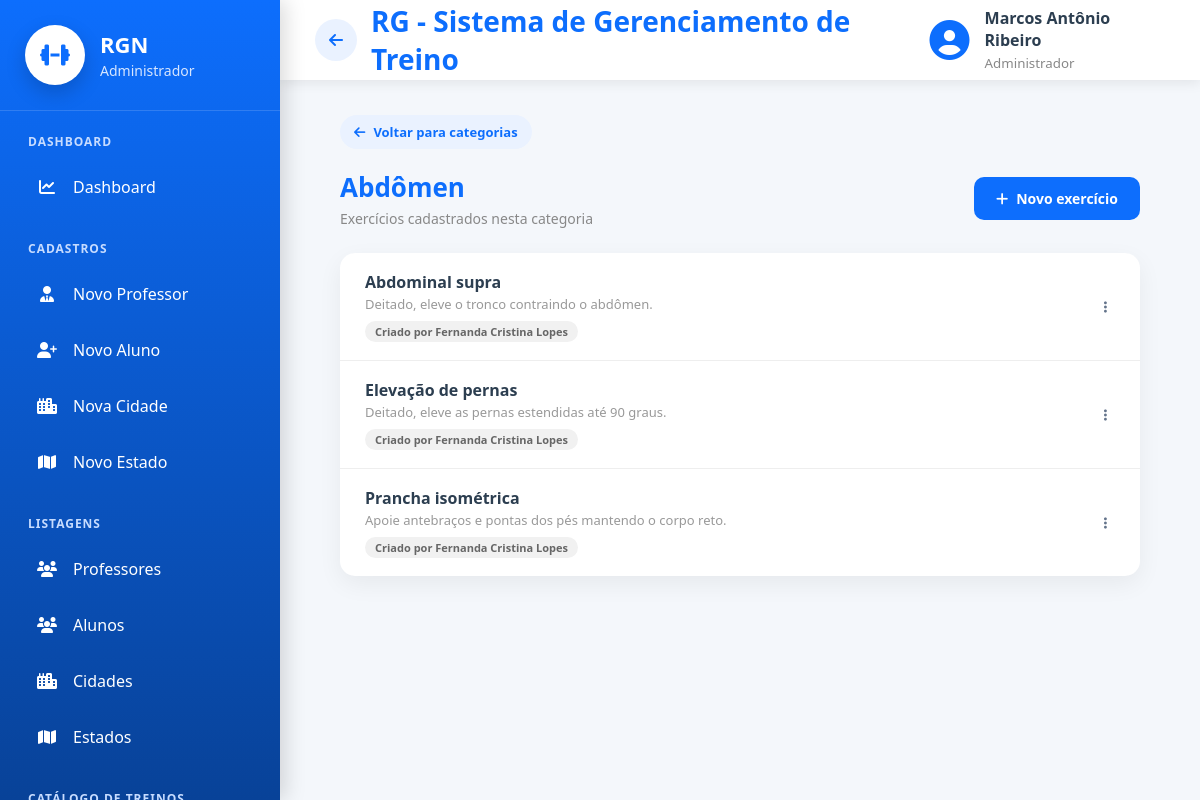
Page /exercicios/listar/exercicio/categoria/10/ (signed in) on the committed database.
### cadastros/models.py (models this page shows, shortened)
class Auditoria(models.Model):
    cadastrado_em = models.DateTimeField(auto_now_add=True, verbose_name="Cadastrado em")
    atualizado_em = models.DateTimeField(auto_now=True, verbose_name="Atualizado em")
    class Meta:
        abstract = True

class Pessoa(Auditoria):
    TIPO_CHOICES = [
        ('ALUNO', 'Aluno'),
        ('PROFESSOR', 'Professor'),
        ('ADMINISTRADOR', 'Administrador')
    ]
    SEXO_CHOICES = [
        ('M', 'Masculino'),
        ('F', 'Feminino'),
        ('O', 'Outro'),
    ]
    NIVEL_CHOICES = [
        (1, 'Iniciante'),
        (2, 'Intermediário'),
        (3, 'Avançado'),
    ]
    tipo = models.CharField(max_length=20, choices=TIPO_CHOICES, verbose_name="Tipo de Pessoa")
    nome = models.CharField(max_length=50, verbose_name="Nome")
    data_nascimento = models.DateField(verbose_name="Data de nascimento",null=True,blank=True,validators=[validar_data_nascimento],)
    cpf = models.CharField(max_length=11, unique=True, verbose_name="CPF")
    telefone = models.CharField(max_length=15, verbose_name="Telefone")
    objetivo = models.TextField(verbose_name="Objetivo", null=True, blank=True)
    sexo = models.CharField(max_length=20, choices=SEXO_CHOICES, verbose_name="Sexo", null=True, blank=True)
    nivel = models.IntegerField(choices=NIVEL_CHOICES, verbose_name="Nível", null=True, blank=True)
    cidade = models.ForeignKey(Cidade, on_delete=models.PROTECT)
    professor = models.ForeignKey("self", on_delete=models.PROTECT, related_name="alunos", limit_choices_to={"tipo": "PROFESSOR"}, null=True, blank=True)
    usuario = models.OneToOneField("auth.User", on_delete=models.CASCADE, related_name="pessoa_usuario")
    precisa_trocar_senha = models.BooleanField(default=False, verbose_name="Precisa trocar a senha")

### exercicio/models.py (models this page shows, shortened)
class Categoria(Auditoria):
    nome = models.CharField(max_length=100, verbose_name="Categoria")

class Exercicio(Auditoria):
    nome = models.CharField(max_length=100, verbose_name="Nome do Exercicio")
    categoria = models.ForeignKey(Categoria, on_delete=models.PROTECT)
    descricao = models.CharField(max_length=150, verbose_name="Descrição")
    cadastrado_por = models.ForeignKey(Pessoa, on_delete=models.PROTECT)

### exercicio/views.py (the view)
# urls.py: path('listar/exercicio/categoria/<int:pk>/', ExercicioPorCategoriaList.as_view(), name="listar-exercicio-categoria"),
class ExercicioPorCategoriaList(LoginRequiredMixin, GroupRequiredMixin, ListView):
    model = Exercicio
    template_name = 'listar_exercicio_categoria.html'
    context_object_name = 'exercicios'
    group_required = ["Professor", "Administrador"]
    def get_queryset(self):
        self.categoria = get_object_or_404(Categoria, pk=self.kwargs['pk'])
        return exercicios_visiveis(self.request.user).filter(
            categoria=self.categoria
        ).select_related('cadastrado_por__usuario').order_by('nome')
    def get_context_data(self, **kwargs):
        context = super().get_context_data(**kwargs)
        context['categoria'] = self.categoria
        return context

### exercicio/views.py (called while the page is built, shortened)
def exercicios_visiveis(user):
    if user.is_superuser or user.groups.filter(name="Administrador").exists():
        return Exercicio.objects.all()

### exercicio/templates/listar_exercicio_categoria.html (shortened to what this page needs)
{% extends 'modelo.html' %}
{% load static %}
{% block css %}
<link rel="stylesheet" href="{% static 'css/paginas/modelo.css' %}">
<link rel="stylesheet" href="{% static 'css/exercicio/listar_categoria.css' %}">
{% endblock %}
{% block main %}
<div class="lista-page">
    {% if request.user.is_superuser %}
    <a href="{% url 'listar-categoria' %}" class="voltar-link">
        <i class="fas fa-arrow-left"></i>
        Voltar para categorias
    </a>
    {% endif %}
    <div class="lista-header">
        <div>
            <h2>{{ categoria.nome }}</h2>
            <p>Exercícios cadastrados nesta categoria</p>
        </div>
        <a href="{% url 'cadastrar-exercicio' %}?categoria={{ categoria.pk }}" class="btn-nova">
            <i class="fas fa-plus"></i>
            Novo exercício
        </a>
    </div>
    <div class="lista-card">
        {% for exercicio in exercicios %}
        <div class="lista-item">
            <div class="item-info">
                <strong>{{ exercicio.nome }}</strong>
                {% if exercicio.descricao %}
                <span class="item-descricao">{{ exercicio.descricao }}</span>
                {% endif %}
                {% if exercicio.cadastrado_por.usuario.is_superuser %}
                <span class="item-origem catalogo">Catálogo geral</span>
                {% elif exercicio.cadastrado_por.usuario == request.user %}
                <span class="item-origem proprio">Criado por você</span>
                {% else %}
                <span class="item-origem proprio">Criado por {{ exercicio.cadastrado_por.nome }}</span>
                {% endif %}
            </div>
            {% if request.user.is_superuser or exercicio.cadastrado_por.usuario == request.user %}
            <div class="item-acoes">
                {% url 'editar-exercicio' exercicio.pk as editar_url %}
                {% url 'excluir-exercicio' exercicio.pk as excluir_url %}
                {% include '_acoes_dropdown.html' with editar_url=editar_url excluir_url=excluir_url %}
            </div>
            {% endif %}
        </div>
        {% empty %}
        <div class="lista-vazio">Nenhum exercício cadastrado nesta categoria ainda.</div>
        {% endfor %}
    </div>
</div>
{% endblock %}

### paginas/templates/modelo.html (shortened to what this page needs)
{% load static %}
<!DOCTYPE html>
<html lang="pt-br">
<head>
    <link rel="stylesheet" href="{% static 'css/paginas/modelo.css' %}">
    <link rel="stylesheet" href="{% static 'css/paginas/menu.css' %}">
    <link rel="stylesheet" href="{% static 'css/paginas/dashboard/dashboard_admin.css' %}">
    <link rel="stylesheet" href="{% static 'css/paginas/dashboard/dashboard_aluno.css' %}">
    <link rel="stylesheet" href="{% static 'css/paginas/dashboard/dashboard_professor.css' %}">
    <link rel="stylesheet" href="https://cdnjs.cloudflare.com/ajax/libs/font-awesome/6.7.2/css/all.min.css">
    <link rel="stylesheet" href="{% static 'css/global/ordenar_tabela.css' %}">
    <link rel="stylesheet" href="{% static 'css/global/acoes_dropdown.css' %}">
    <link rel="stylesheet" href="{% static 'css/global/kpi_cards.css' %}">
    {% block css %}
    {% endblock %}
</head>
<body>
    <div class="layout">
        {% if request.user.is_authenticated %}
        {% if is_admin %}
        {% include 'menus/menu_admin.html' %}
        {% elif is_professor %}
        {% include 'menus/menu_professor.html' %}
        {% elif is_aluno %}
        {% include 'menus/menu_aluno.html' %}
        {% endif %}
        {% endif %}
        <div class="main-area">
            <header class="topbar">
                <div class="titulo">
                    {% if request.user.is_authenticated %}
                    {% if request.resolver_match.url_name != 'inicio' %}
                    <a href="{% url 'inicio' %}" id="btn-voltar" class="btn-voltar-topo" title="Voltar">
                        <i class="fas fa-arrow-left"></i>
                    </a>
                    {% endif %}
                    {% endif %}
                    <h2>
                        {% block titulo %}
                        RG - Sistema de Gerenciamento de Treino
                        {% endblock %}
                    </h2>
                </div>
                {% if request.user.is_authenticated %}
                <div class="usuario">
                    <i class="fas fa-circle-user"></i>
                    <div>
                        <strong>
                            {{ request.user.pessoa_usuario.nome }}
                        </strong>
                        <small>
                            {% if is_admin %}
                            Administrador
                            {% elif is_professor %}
                            Professor
                            {% elif is_aluno %}
                            Aluno
                            {% endif %}
                        </small>
                    </div>
                </div>
                {% endif %}
            </header>
            <main class="conteudo">
                {% block main %}
                {% endblock %}
            </main>
        </div>
    </div>
</body>
</html>

### paginas/templates/_acoes_dropdown.html (shortened to what this page needs)
<div class="acoes-dropdown">
    <button type="button" class="acoes-dropdown-toggle" aria-haspopup="menu" aria-expanded="false" aria-label="Ações">
        <i class="fas fa-ellipsis-vertical"></i>
    </button>
</div>

### static/css/paginas/modelo.css (style rules this page uses)
* { margin:0; padding:0; box-sizing:border-box; font-family:"Segoe UI",sans-serif; }
body { background:#f4f7fb; color:#2c3e50; }
.layout { display:flex; min-height:100vh; }
.main-area { margin-left:280px; width:calc(100% - 280px); display:flex; flex-direction:column; }
.topbar { height:80px; background:white; display:flex; justify-content:space-between; align-items:center; padding:0 35px; box-shadow:0 3px 12px rgba(0,0,0,.08); }
.titulo h2 { color:#0d6efd; font-size:28px; }
.usuario { display:flex; align-items:center; gap:15px; }
.usuario i { font-size:40px; color:#0d6efd; }
.usuario strong { display:block; font-size:16px; }
.usuario small { color:#888; }
.conteudo { flex:1; padding:35px; }
.titulo { display:flex; align-items:center; gap:14px; }
.btn-voltar-topo { width:42px; height:42px; display:flex; align-items:center; justify-content:center; flex-shrink:0; border-radius:50%; background:#eaf2ff; color:#0d6efd; text-decoration:none; font-size:16px; transition:.2s; }

### static/css/paginas/dashboard/dashboard_admin.css (style rules this page uses)
* { margin:0; padding:0; box-sizing:border-box; }

### static/css/global/acoes_dropdown.css (style rules this page uses)
.acoes-dropdown { display: inline-block; }
.acoes-dropdown-toggle { background: none; border: none; padding: 6px 8px; border-radius: 8px; color: #64748b; cursor: pointer; }

### static/css/exercicio/listar_categoria.css (style rules this page uses)
.lista-page { max-width:800px; margin:0 auto; }
.lista-header { display:flex; justify-content:space-between; align-items:center; gap:15px; flex-wrap:wrap; margin-bottom:25px; }
.lista-header h2 { color:#0d6efd; font-size:26px; }
.lista-header p { color:#888; font-size:14px; margin-top:4px; }
.btn-nova { display:inline-flex; align-items:center; gap:8px; background:#0d6efd; color:white; text-decoration:none; padding:12px 22px; border-radius:10px; font-size:14px; font-weight:600; transition:.3s; }
.lista-card { background:white; border-radius:15px; box-shadow:0 8px 25px rgba(0,0,0,.06); overflow:hidden; }
.lista-item { display:flex; justify-content:space-between; align-items:center; gap:15px; padding:18px 25px; border-bottom:1px solid #eee; transition:.2s; }
.lista-item:last-child { border-bottom:none; }
.item-info strong { display:block; color:#2c3e50; font-size:16px; }
.item-info span { color:#999; font-size:13px; }
.item-acoes { display:flex; gap:10px; }
.lista-item .item-info { flex:1; }
.item-info .item-descricao { display:block; margin-top:2px; }
.item-info .item-origem { display:inline-block; margin-top:8px; font-size:11px; font-weight:700; padding:3px 10px; border-radius:12px; }
.item-info .item-origem.proprio { background:#f1f1f1; color:#666; }
.voltar-link { display:inline-flex; align-items:center; gap:8px; color:#0d6efd; text-decoration:none; font-size:13px; font-weight:600; margin-bottom:20px; padding:8px 14px; background:#eaf2ff; border-radius:20px; transition:.2s; }

### rows in the picture
Categoria: nome "Abdômen"
Exercicio: nome "Abdominal supra", descricao "Deitado, eleve o tronco contraindo o abdômen.", cadastrado_por.nome "Fernanda Cristina Lopes"
Exercicio: nome "Elevação de pernas", descricao "Deitado, eleve as pernas estendidas até 90 graus.", cadastrado_por.nome "Fernanda Cristina Lopes"
Exercicio: nome "Prancha isométrica", descricao "Apoie antebraços e pontas dos pés mantendo o corpo reto.", cadastrado_por.nome "Fernanda Cristina Lopes"

### other values in the picture
{{ request.user.pessoa_usuario.nome }} "Marcos Antônio Ribeiro"
